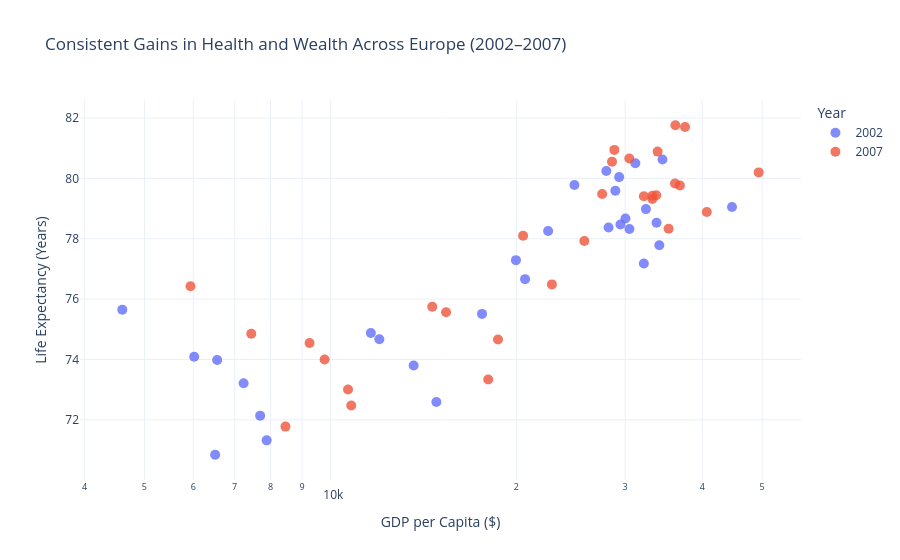

This figure's notebook cell:
### Markdown cell above
## Task 1 — Scatter: life expectancy change over time

**What to build:** A scatter showing **GDP per capita vs life expectancy** for **two years** (2000 and 2007) to show how both moved — use **colour for year** (just 2 colours), **one continent only**.

Choose any continent except Africa (that was the example). Highlight the change direction.

> 💡 Filter: `df.loc[df['continent'] == 'YOUR_CHOICE']` then filter years

### Code cell
europe_df = df[(df['continent'] == 'Europe') & (df['year'].isin([2002, 2007]))].copy()

fig = px.scatter(
    europe_df, 
    x="gdpPercap", 
    y="lifeExp",
    color=europe_df['year'].astype(str), 
    hover_name="country",
    log_x=True,  # <--- FIX: Rule 4 applied
    title="Consistent Gains in Health and Wealth Across Europe (2002–2007)", # <--- FIX: Rule 5 applied
    labels={"gdpPercap": "GDP per Capita ($)", "lifeExp": "Life Expectancy (Years)", "color": "Year"},
    template="plotly_white"
)

fig.update_traces(marker=dict(size=10, opacity=0.8))
fig.show()

### Figure 1 — Plotly figure (JSON) as saved in the notebook; plotly's stock layout.template omitted (floating-point values rounded to 4 significant figures)
{"data": [{"hovertemplate": "<b>%{hovertext}</b><br><br>Year=2002<br>GDP per Capita ($)=%{x}<br>Life Expectancy (Years)=%{y}<extra></extra>", "hovertext": ["Albania", "Austria", "Belgium", "Bosnia and Herzegovina", "Bulgaria", "Croatia", "Czech Republic", "Denmark", "Finland", "France", "Germany", "Greece", "Hungary", "Iceland", "Ireland", "Italy", "Montenegro", "Netherlands", "Norway", "Poland", "Portugal", "Romania", "Serbia", "Slovak Republic", "Slovenia", "Spain", "Sweden", "Switzerland", "Turkey", "United Kingdom"], "legendgroup": "2002", "marker": {"color": "#636efa", "opacity": 0.8, "size": 10, "symbol": "circle"}, "mode": "markers", "name": "2002", "orientation": "v", "showlegend": true, "type": "scatter", "x": [4604.0, 32420.0, 30490.0, 6019.0, 7697.0, 11630.0, 17600.0, 32170.0, 28200.0, 28930.0, 30040.0, 22510.0, 14840.0, 31160.0, 34080.0, 27970.0, 6557.0, 33720.0, 44680.0, 12000.0, 19970.0, 7885.0, 7236.0, 13640.0, 20660.0, 24840.0, 29340.0, 34480.0, 6508.0, 29480.0], "xaxis": "x", "y": [75.65, 78.98, 78.32, 74.09, 72.14, 74.88, 75.51, 77.18, 78.37, 79.59, 78.67, 78.26, 72.59, 80.5, 77.78, 80.24, 73.98, 78.53, 79.05, 74.67, 77.29, 71.32, 73.21, 73.8, 76.66, 79.78, 80.04, 80.62, 70.84, 78.47], "yaxis": "y"}, {"hovertemplate": "<b>%{hovertext}</b><br><br>Year=2007<br>GDP per Capita ($)=%{x}<br>Life Expectancy (Years)=%{y}<extra></extra>", "hovertext": ["Albania", "Austria", "Belgium", "Bosnia and Herzegovina", "Bulgaria", "Croatia", "Czech Republic", "Denmark", "Finland", "France", "Germany", "Greece", "Hungary", "Iceland", "Ireland", "Italy", "Montenegro", "Netherlands", "Norway", "Poland", "Portugal", "Romania", "Serbia", "Slovak Republic", "Slovenia", "Spain", "Sweden", "Switzerland", "Turkey", "United Kingdom"], "legendgroup": "2007", "marker": {"color": "#EF553B", "opacity": 0.8, "size": 10, "symbol": "circle"}, "mode": "markers", "name": "2007", "orientation": "v", "showlegend": true, "type": "scatter", "x": [5937.0, 36130.0, 33690.0, 7446.0, 10680.0, 14620.0, 22830.0, 35280.0, 33210.0, 30470.0, 32170.0, 27540.0, 18010.0, 36180.0, 40680.0, 28570.0, 9254.0, 36800.0, 49360.0, 15390.0, 20510.0, 10810.0, 9787.0, 18680.0, 25770.0, 28820.0, 33860.0, 37510.0, 8458.0, 33200.0], "xaxis": "x", "y": [76.42, 79.83, 79.44, 74.85, 73.0, 75.75, 76.49, 78.33, 79.31, 80.66, 79.41, 79.48, 73.34, 81.76, 78.89, 80.55, 74.54, 79.76, 80.2, 75.56, 78.1, 72.48, 74.0, 74.66, 77.93, 80.94, 80.88, 81.7, 71.78, 79.42], "yaxis": "y"}], "layout": {"legend": {"title": {"text": "Year"}, "tracegroupgap": 0}, "title": {"text": "Consistent Gains in Health and Wealth Across Europe (2002–2007)"}, "xaxis": {"anchor": "y", "domain": [0, 1], "title": {"text": "GDP per Capita ($)"}, "type": "log"}, "yaxis": {"anchor": "x", "domain": [0, 1], "title": {"text": "Life Expectancy (Years)"}}}}
